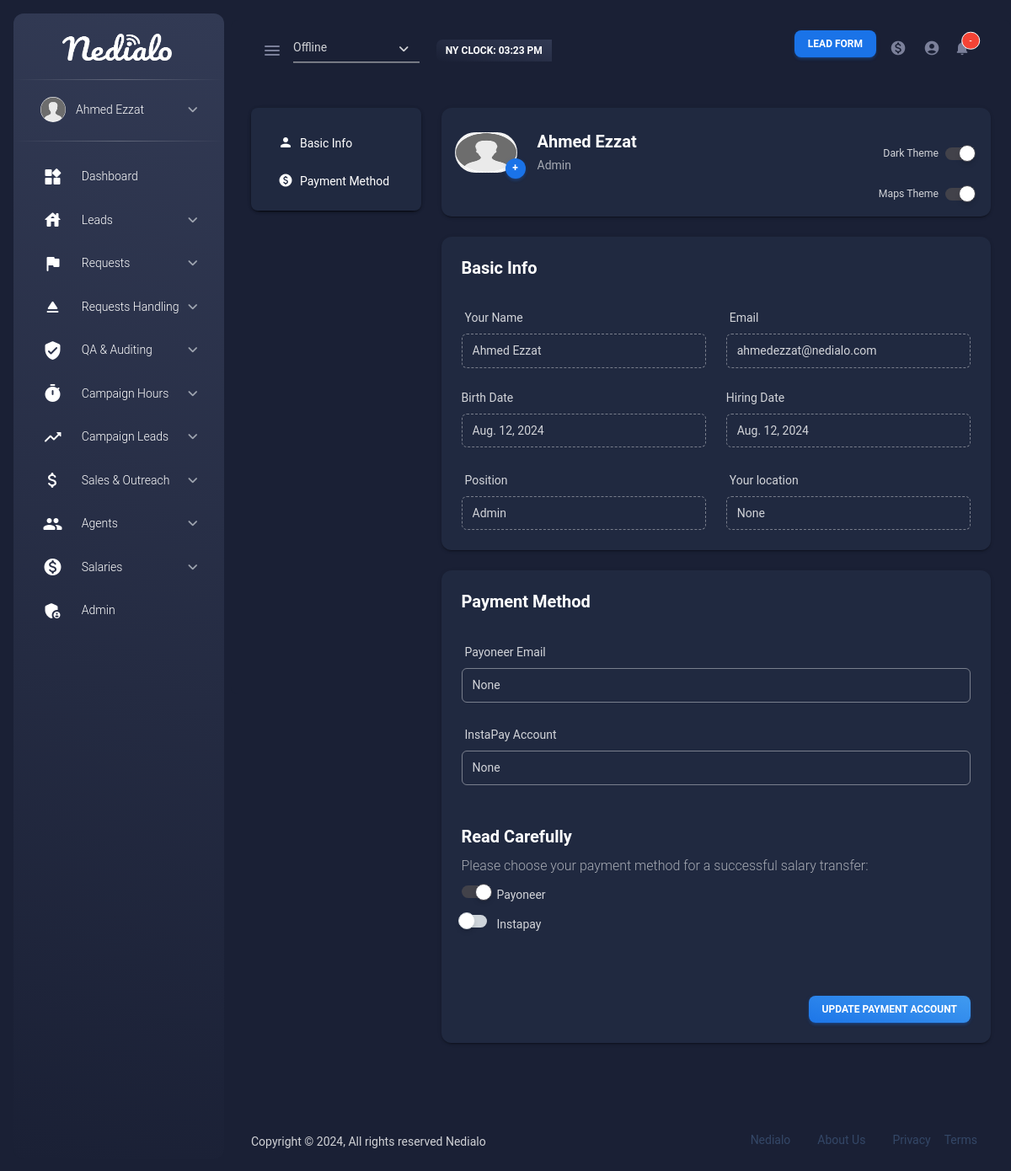
Page /settings (signed in) on the earlier database version.
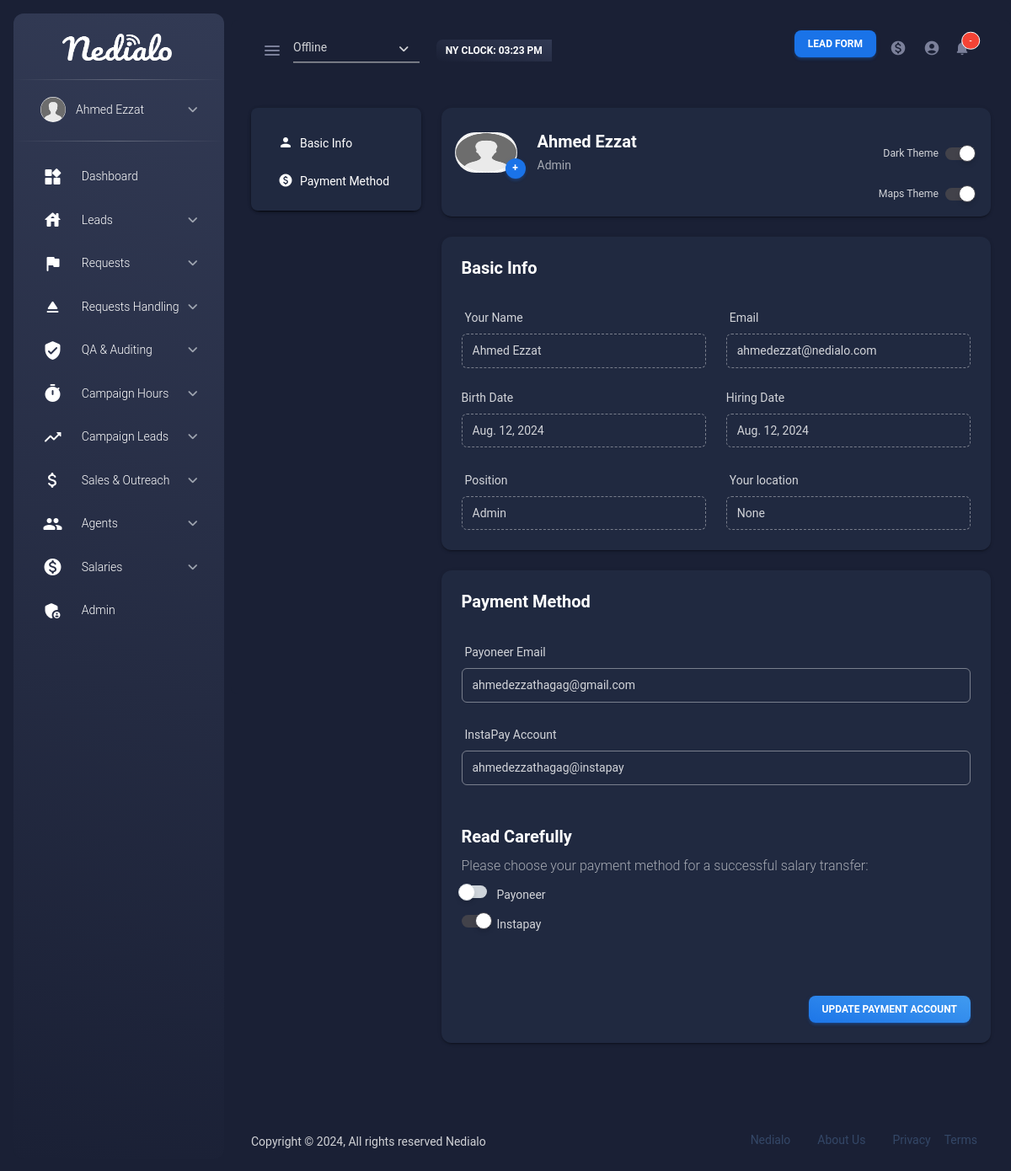
Same page on the later database version.
### core/models.py (models this page shows, shortened)
class Profile(models.Model): #Profile Standard Information
    id = models.AutoField(primary_key=True)
    user = models.OneToOneField(User, on_delete=models.SET_NULL, blank=True, null=True)
    picture = models.ImageField(upload_to=random_name_profile_pic, blank=True, null=True)
    full_name = models.CharField(max_length=50, blank=True, null=True)
    password = models.CharField(max_length=50,blank=True,null=True)
    phone_name = models.CharField(max_length=50, null=True, blank=True)
    team = models.ForeignKey(Team, on_delete=models.SET_NULL,blank=True,null=True)
    hiring_date = models.DateField(blank=True, null=True)
    birth_date = models.DateField(blank=True,null=True)
    role = models.ForeignKey(Role, blank=True, null=True, related_name="profile_role", on_delete=models.SET_NULL)
    login_time = models.TimeField(blank=True, null=True)
    email = models.EmailField(blank=True, null=True)
    status = models.CharField(max_length=20, choices=STATUS_CHOICES, default='active', blank=True, null=True)
    hourly_rate = models.FloatField(null=True, blank=True)
    monthly_salary = models.FloatField(null=True, blank=True)
    salary_type = models.CharField(max_length=20 , choices=SALARY_TYPE, blank=True, null=True)
    phone_number = models.CharField(max_length=50,null=True,blank=True)
    residence = models.CharField(max_length=50, choices=COUNTRIES_CHOICES, null=True, blank=True)
    discord = models.CharField(max_length=100, null=True, blank=True)
    payoneer = models.CharField(max_length=100, null=True, blank=True)
    instapay = models.CharField(max_length=100, null=True, blank=True)
    payment_method = models.CharField(max_length=50,default="payoneer", choices=PAYMENT_CHOICES)
    national_id = models.ImageField(upload_to=random_name_national_id, blank=True, null=True)
    settings_theme = models.CharField(max_length=50,default="dark", choices=THEME_CHOICES)
    maps_theme = models.CharField(max_length=50,default="dark", choices=THEME_CHOICES)
    assigned_credentials = models.ForeignKey(DialerCredentials, on_delete=models.SET_NULL, null=True, blank=True)
    active = models.BooleanField(default=True)

class Role(models.Model):
    role_name = models.CharField(max_length=50, null=True, blank=True)
    work_status = models.BooleanField(default=False)
    caller_dashboard = models.BooleanField(default=False)
    my_leads = models.BooleanField(default=False)
    lead_scoring = models.BooleanField(default=False)
    leaderboard = models.BooleanField(default=False)
    leave_request = models.BooleanField(default=False)
    prepayment_request = models.BooleanField(default=False)
    action_request = models.BooleanField(default=False)
    leave_handling = models.BooleanField(default=False)
    prepayment_handling = models.BooleanField(default=False)
    action_handling = models.BooleanField(default=False)
    delete_handling_request = models.BooleanField(default=False)
    qa_pending = models.BooleanField(default=False)
    qa_lead_handling = models.BooleanField(default=False)
    qa_lead_reports = models.BooleanField(default=False)
    qa_auditing = models.BooleanField(default=False)
    qa_auditing_handling = models.BooleanField(default=False)
    qa_agents_table = models.BooleanField(default=False)
    seats = models.BooleanField(default=False)
    camp_hours = models.BooleanField(default=False)
    camp_leads = models.BooleanField(default=False)
    sales_dashboard = models.BooleanField(default=False)
    sales_lookerstudio = models.BooleanField(default=False)
    sales_performance = models.BooleanField(default=False)
    agents_table = models.BooleanField(default=False)
    working_hours = models.BooleanField(default=False)
    attendance_monitor = models.BooleanField(default=False)
    lateness_monitor = models.BooleanField(default=False)
    salaries_table = models.BooleanField(default=False)
    adjusting_hours = models.BooleanField(default=False)
    admin_home = models.BooleanField(default=False)
    admin_applications = models.BooleanField(default=False)
    admin_accounts = models.BooleanField(default=False)
    admin_clients = models.BooleanField(default=False)
    admin_campaigns = models.BooleanField(default=False)
    admin_contactlists = models.BooleanField(default=False)
    admin_roles = models.BooleanField(default=False)
    admin_provided_services = models.BooleanField(default=False)
    admin_dialers = models.BooleanField(default=False)
    admin_sources = models.BooleanField(default=False)
    admin_server_settings = models.BooleanField(default=False)
    active=models.BooleanField(default=True)
    def __str__(self):
        return str(self.role_name)

### core/views.py (the view)
# urls.py: path('settings',account_settings),
@login_required
def account_settings(request):
    context = {}
    profile = Profile.objects.get(user=request.user)
    context['profile'] = profile
    return render(request,'users/settings.html', context)

### core/models.py (called while the page is built)
    def __str__(self):
        return self.name

### templates/users/settings.html (shortened to what the changed rows need)
{% extends 'base.html' %}
{% load static %}
{% block body %}
<div class="container-fluid my-3 py-3">
    <div class="row mb-5">
      <div class="col-lg-9 mt-lg-0 mt-4">
        <div class="card card-body" id="profile">
          <div class="row justify-content-center align-items-center">
            <div class="col-sm-auto col-8 my-auto">
              <div class="h-100">
                <h5 class="mb-1 font-weight-bolder">
                  {{profile.full_name}}
                </h5>
                <p class="mb-0 font-weight-normal text-sm">
                  {{profile.role}}
                </p>
              </div>
            </div>
            <div class="col-sm-auto ms-sm-auto mt-sm-0 mt-3 d-flex">
              <div class="form-check form-switch ms-2 my-auto">
                <input class="form-check-input " type="checkbox" id="flexSwitchCheckDefault23"
                  {% if profile.settings_theme == "dark" %} checked {% endif %}
                  onchange="updateTheme(this)">
              </div>
            </div>
          </div>
          <div class="col-sm-auto ms-sm-auto mt-sm-0 mt-3 d-flex">
            <div class="form-check form-switch ms-2 my-auto">
              <input class="form-check-input " type="checkbox" id="flexSwitchCheckDefault23"
                {% if profile.maps_theme == "dark" %} checked {% endif %}
                onchange="updateMapsTheme(this)">
            </div>
          </div>
        </div>
        <div class="card mt-4" id="basic-info">
          <div class="card-body pt-0">
            <div class="row">
              <div class="col-6">
                <div class="input-group input-group-outline ">
                  <input type="text" class="form-control" value="{{profile.full_name}}" disabled>
                </div>
              </div>
              <div class="col-6">
                <div class="input-group input-group-outline ">
                  <input type="email" class="form-control" value="{{profile.email}}" disabled>
                </div>
              </div>
            </div>
            <div class="row">
              <div class="col-6">
                <div class="input-group input-group-outline ">
                  <input type="text" class="form-control" id="birth-date" value="{{profile.birth_date}}" disabled>
                </div>
              </div>
              <div class="col-6">
                <div class="input-group input-group-outline ">
                  <input type="text" class="form-control" id="hiring-date" value="{{profile.hiring_date}}" disabled>
                </div>
              </div>
            </div>
            <br>
            <div class="row">
                <div class="col-6">
                    <div class="input-group input-group-outline ">
                      <input type="text" class="form-control" value="{{profile.role}}" disabled>
                    </div>
                </div>
                <div class="col-6">
                    <div class="input-group input-group-outline ">
                      <input type="text" class="form-control" value="{{profile.residence}}" disabled>
                    </div>
                </div>
            </div>
          </div>
        </div>
        <form id="payment-method-form" method="POST" action="{% url 'payment_info' %}" >
        <div class="card mt-4" id="payment_method">
            <div class="card-body pt-0">
              <div class="input-group input-group-outline">
                <input type="text" class="form-control" name="payoneer_account" value="{{profile.payoneer}}">
              </div>
              <br>
              <div class="input-group input-group-outline">
                <input type="text" class="form-control" name="instapay_account" value="{{profile.instapay}}">
              </div>
                <div class="form-check form-switch">
                    <input class="form-check-input" type="checkbox" id="payoneer_checkbox" name="payoneer_choice">
                    <label class="form-check-label" for="payoneer_checkbox">Payoneer</label>
                </div>
                <div class="form-check form-switch">
                    <input class="form-check-input  " type="checkbox" id="instapay_checkbox" name="instapay_choice">
                    <label class="form-check-label" for="instapay_checkbox">Instapay</label>
                </div>
            </div>
          </div>
        </form>
      </div>
    </div>
  </div>
{% endblock %}

### templates/base.html (shortened to what the changed rows need)
{% load static%}
<!DOCTYPE html>
<html lang="en">
<head>
<link rel="stylesheet" href="https://unpkg.com/leaflet@1.9.4/dist/leaflet.css"
integrity="sha256-p4NxAoJBhIIN+hmNHrzRCf9tD/miZyoHS5obTRR9BMY="
crossorigin=""/>
<link rel="stylesheet" href="https://cdnjs.cloudflare.com/ajax/libs/font-awesome/6.0.0-beta3/css/all.min.css">
<link rel="stylesheet" href="https://cdnjs.cloudflare.com/ajax/libs/flag-icons/5.0.0/css/flag-icons.min.css">
    {% with slashes=request.path|length %}
        {% if slashes > 2 %}
            <link id="pagestyle" href="../static/css/material-dashboard.css?v=3.0.5" rel="stylesheet" />
        {% endif %}
    {% endwith %}
</head>
<body class="g-sidenav-show  bg-gray-200">
  <aside class="sidenav navbar navbar-vertical navbar-expand-xs border-0 border-radius-xl my-3 fixed-start ms-3   bg-gradient-dark" id="sidenav-main">
    <div class="collapse navbar-collapse  w-auto h-auto" id="sidenav-collapse-main">
      <ul class="navbar-nav">
        <li class="nav-item mb-2 mt-0">
          <a data-bs-toggle="collapse" href="#ProfileNav" class="nav-link text-white" aria-controls="ProfileNav" role="button" aria-expanded="false">
              <img src="{% if profile.picture and profile.picture.url %} {{profile.picture.url}} {% else %} ../static/img/default-profile.png{% endif %}" class="avatar">
            <span class="nav-link-text ms-2 ps-1">{% if profile %}{{profile.full_name}}{% else %} Guest {% endif %}</span>
          </a>
        </li>
    </div>
  </aside>
  <main class="main-content position-relative max-height-vh-100 h-100 border-radius-lg ">
    <nav class="navbar navbar-main navbar-expand-lg position-sticky mt-4 top-1 px-0 mx-4 shadow-none border-radius-xl z-index-sticky" id="navbarBlur" data-scroll="true">
      <div class="container-fluid py-1 px-3">
        <div class="sidenav-toggler sidenav-toggler-inner d-xl-block d-none me-3">
          <a href="javascript:;" class="nav-link text-body p-0">
          </a>
        </div>
        <div class="input-group input-group-outline" style="max-width: 150px;">
          <select class="form-control" name="work_status" id="work_status">
            {% if work_status %}
              <option value="offline" {% if work_status.current_status == 'offline' %}selected{% endif %}>Offline</option>
            {% else %}
            <option value="offline" selected>Offline</option>
            {% endif %}
            </select>
        </div>
        <div class="input-group input-group-outline" style="max-width: 150px; margin-left: 20px;">
          <span id="ny-clock" class="badge filter bg-gradient-dark" data-color="info" >NY Clock: 00:00:00</span>
        </div>
        <div class="collapse navbar-collapse mt-sm-0 mt-2 me-md-0 me-sm-4" id="navbar">
            <div class="ms-md-auto pe-md-3 d-flex align-items-center">
            </div>
          <ul class="navbar-nav  justify-content-end">
          </ul>
        </div>
      </div>
    </nav>
        {% block body %}
        {% endblock %}
  </main>
</body>
</html>

Differences in the rows shown:
changed Profile "Ahmed Ezzat": payoneer_account "None" → "ahmedezzathagag@gmail.com"; instapay_account "None" → "ahmedezzathagag@instapay"
Other differences:
form field payoneer_choice: "☑" → "☐"
form field instapay_choice: "☐" → "☑"
